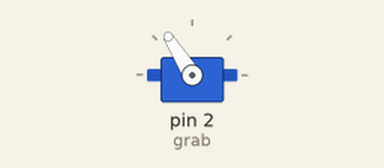
The sketch below on a simulated Arduino Uno, built with avr-gcc and run on an emulated ATmega328P. Shown: servo.

Above: at 0.05 s.
At 2.95 s:
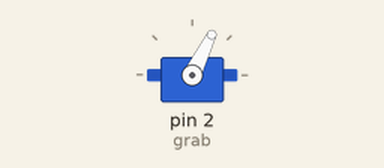
At 5.8 s:
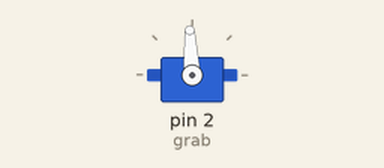
Timing chart, 0 to 7.5 s (numbered marks = the images above):
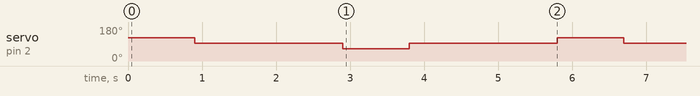

Measured:
- by itself, servo on pin 2 (grab): repeats every 5.8 s: 64° 0.90 s, 93° 2.0 s, 122° 0.90 s, 93° 2.0 s

The sketch:

v1.ino
```cpp
/**
 * Motor with motor driver.
 */

#include <Servo.h>

Servo grab;

void setup()
{
  grab.attach(2);
}

void reveal()
{
  grab.writeMicroseconds(1800);
  delay(900);
  grab.writeMicroseconds(1500);
}

void close()
{
  grab.writeMicroseconds(1200);
  delay(900);
  grab.writeMicroseconds(1500);
}

void loop() {
  reveal();
  delay(2000);

  close();
  delay(2000);
}
```
